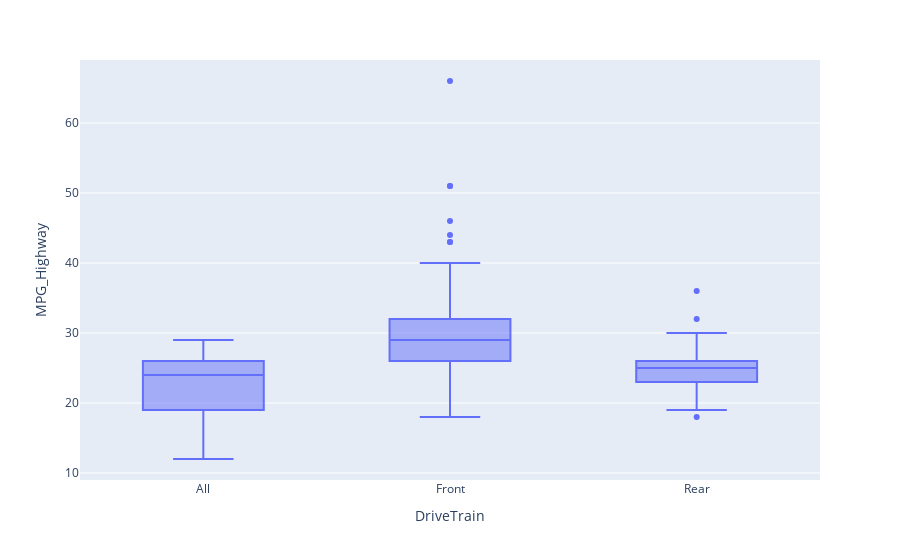

Notebook source saved alongside this figure:
### Code cell
fig = px.box(df, x="DriveTrain", y="MPG_Highway")
fig.show()

### Figure 1 — Plotly figure (JSON) as saved in the notebook; plotly's stock layout.template omitted (floating-point values rounded to 4 significant figures; data arrays with more than 128 entries replaced by an {"elided": "..."} marker saying what was removed)
{"data": [{"alignmentgroup": "True", "hovertemplate": "DriveTrain=%{x}<br>MPG_Highway=%{y}<extra></extra>", "legendgroup": "", "marker": {"color": "#636efa"}, "name": "", "notched": false, "offsetgroup": "", "orientation": "v", "showlegend": false, "type": "box", "x": {"elided": "428 str values"}, "x0": " ", "xaxis": "x", "y": {"elided": "428 int values"}, "y0": " ", "yaxis": "y"}], "layout": {"boxmode": "group", "legend": {"tracegroupgap": 0}, "margin": {"t": 60}, "xaxis": {"anchor": "y", "domain": [0, 1], "title": {"text": "DriveTrain"}}, "yaxis": {"anchor": "x", "domain": [0, 1], "title": {"text": "MPG_Highway"}}}}
